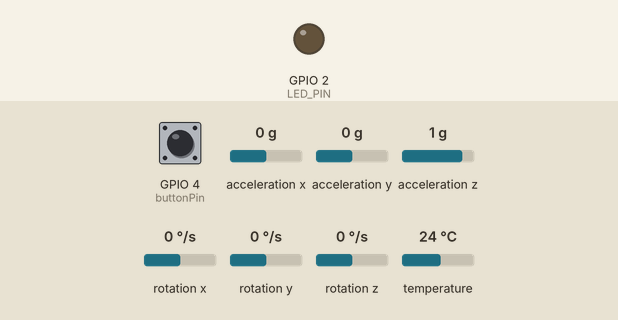
Simulated run of this sketch. Board: ESP32. Parts: output pins drawn as LEDs (lit = HIGH). Inputs (shaded band) come from the test bench; at power-on: GPIO 4 (buttonPin) LOW, acceleration x 0 g, acceleration y 0 g, acceleration z 1 g, rotation x 0 °/s, rotation y 0 °/s, rotation z 0 °/s, temperature 24 °C. WiFi joins after 1.5 s; servers stay silent unless stated; what the sketch prints to the serial monitor is not drawn.

Above: at 0.1 s.
At 2.0 s:
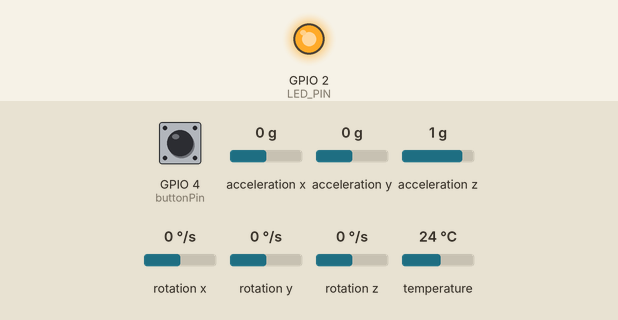
Timing chart, 0 to 3.6 s (numbered marks = the images above):
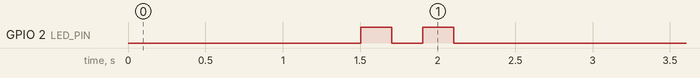

The sketch:

espPowPow.ino
```cpp
// Includes for MPU6050 and Bluetooth
#include <Adafruit_MPU6050.h>
#include <Adafruit_Sensor.h>
#include <Wire.h>
// #include "BluetoothSerial.h"
#include <WiFi.h>
#define LED_PIN 2

Adafruit_MPU6050 mpu;
// BluetoothSerial SerialBT;
const char *ssid = "12345678";  // Enter your WiFi Name
const char *pass = "12345678";  // Enter your WiFi Password
WiFiServer server(80);

float angleX = 0;
float angleY = 0;
float angleZ = 0;
const int buttonPin = 4;

void setup(void) {
  Serial.begin(115200);
  pinMode(LED_PIN, OUTPUT);
  // SerialBT.begin("ESP32test");


  while (!Serial)
    delay(10);
  Serial.println("Adafruit MPU6050 test!");

  // Try to initialize!
  if (!mpu.begin()) {
    Serial.println("Failed to find MPU6050 chip");
    while (1) {
      delay(10);
    }
  }
  Serial.println("MPU6050 Found!");
  mpu.setGyroRange(MPU6050_RANGE_250_DEG);

  Serial.println("");

  // WIFI
  Serial.println("Connecting to ");
  Serial.println(ssid);
  WiFi.begin(ssid, pass);
  while (WiFi.status() != WL_CONNECTED) {
    delay(500);
    Serial.print(".");  // print ... till not connected
  }
  Serial.println("");
  Serial.println("WiFi connected");
  Serial.println("IP address is : ");
  Serial.println(WiFi.localIP());
  server.begin();
  digitalWrite(LED_PIN, HIGH);
  delay(200);
  digitalWrite(LED_PIN, LOW);
  delay(200);
  digitalWrite(LED_PIN, HIGH);
  delay(200);
  digitalWrite(LED_PIN, LOW);


  delay(100);
}

void loop() {
  /* Get new sensor events with the readings */
  sensors_event_t a, g, temp;
  mpu.getEvent(&a, &g, &temp);

  if (g.gyro.x > 0.1 || g.gyro.x < -0.1) {
    angleX += g.gyro.x * 57.295779513 * 0.02;
  }
  if (g.gyro.y > 0.1 || g.gyro.y < -0.1) {
    angleY += g.gyro.y * 57.295779513 * 0.02;
  }
  if (g.gyro.z > 0.1 || g.gyro.z < -0.1) {
    angleZ += g.gyro.z * 57.295779513 * 0.02;
  }

  int buttonState = digitalRead(buttonPin);


  // Serial.print("Rotation X: ");
  // Serial.print(angleX);

  // Create data string
  String data = String(angleZ) + String(",") + String(angleY) + String(",") + String(buttonState);
  Serial.println(data);

  // Send data over Bluetooth
  //SerialBT.println(data);

  WiFiClient client = server.available();
  if (client) {
    Serial.println("new client");
    String currentLine = "";  //Storing the incoming data in the string
    while (client.connected()) {
      if (client.available())  //if there is some client data available
      {
        char c = client.read();  // read a byte
        if (c == '\n')           // check for newline character,
        {
          if (currentLine.length() == 0)  //if line is blank it means its the end of the client HTTP request
          {
            client.println("HTTP/1.1 200 OK");          // Start of HTTP response
            client.println("Content-Type: text/html");  // The type of data that's being returned
            client.println("Connection: close");        // Signal that all data has been sent
            client.println();                           // blank line before sending HTML
            client.println("<html><title> ESP32 WebServer</title></html>");
            client.println(data);
            break;  // break out of the while loop:
          } else {  // if you got a newline, then clear currentLine:
            currentLine = "";
          }
        } else if (c != '\r') {  // if you got anything else but a carriage return character,
          currentLine += c;      // add it to the end of the currentLine
        }
      }
    }
  }


  delay(20);
}
```
